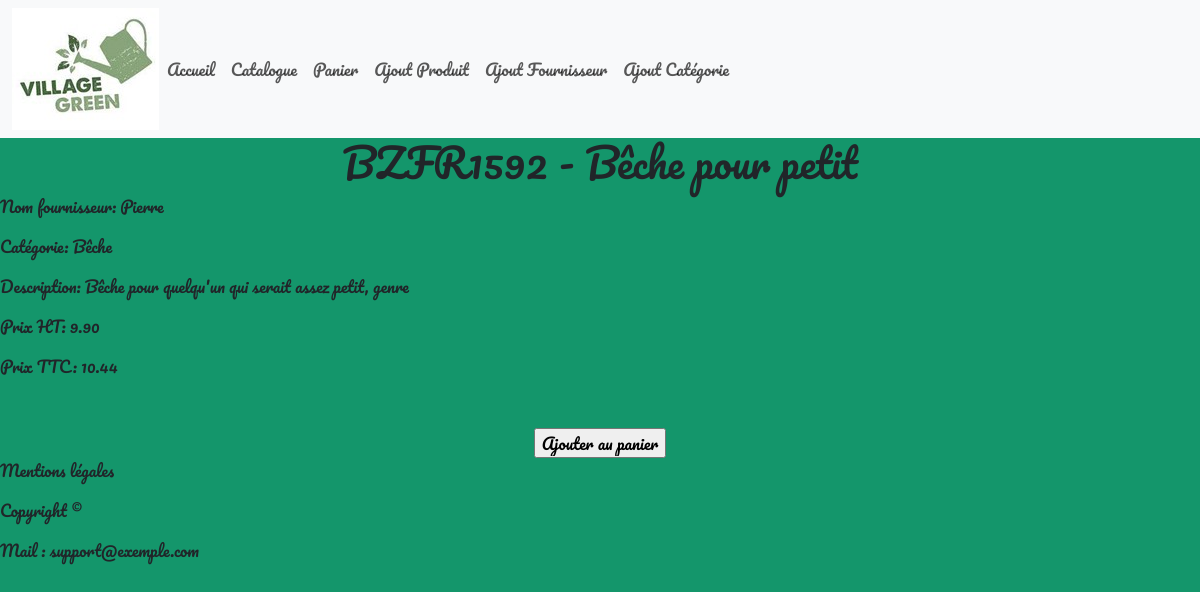
/consult_produit.php?id=2, run on the app's committed database.
### tables this page shows
CREATE TABLE `t_d_produit` (
  `Id_Produit` int(11) NOT NULL,
  `Taux_TVA` decimal(15,2) NOT NULL,
  `Nom_Long` varchar(250) NOT NULL,
  `Nom_court` varchar(50) NOT NULL,
  `Ref_fournisseur` varchar(250) NOT NULL,
  `Photo` varchar(250) DEFAULT NULL,
  `Prix_Achat` decimal(15,2) NOT NULL,
  `Id_Fournisseur` int(11) NOT NULL,
  `Id_Categorie` int(11) NOT NULL
);

CREATE TABLE `t_d_fournisseur` (
  `Id_Fournisseur` int(11) NOT NULL,
  `Nom_Fournisseur` varchar(50) NOT NULL
);

CREATE TABLE `t_d_categorie` (
  `Id_Categorie` int(11) NOT NULL,
  `Libelle` varchar(50) NOT NULL,
  `Id_Categorie_Parent` int(11) DEFAULT NULL
);

### consult_produit.php (the view, shortened to what this page needs)
<?php
$host = "localhost";
$user = "root";
$pwd = "";
$dbname = "greengarden";
try {
    $conn = new PDO("mysql:host=$host;dbname=$dbname", $user, $pwd);
} catch (PDOException $e) {
    echo "Connection failed " . $e->getMessage();
}
if (isset($_GET['id'])) {
    $id_produit = $_GET['id'];
    try {
        $stmt = $conn->prepare("SELECT * FROM t_d_produit where Id_produit=:id");
        $stmt->bindValue(':id', $id_produit);
        $stmt->execute();
        $produit = $stmt->fetch(PDO::FETCH_ASSOC);
        $stmt = $conn->prepare("SELECT * FROM t_d_categorie where Id_Categorie=:idcat");
        $stmt->bindValue(':idcat', $produit['Id_Categorie']);
        $stmt->execute();
        $categorie = $stmt->fetch(PDO::FETCH_ASSOC);
        $stmt = $conn->prepare("SELECT * FROM t_d_fournisseur where Id_Fournisseur=:idfour");
        $stmt->bindValue(':idfour', $produit['Id_Fournisseur']);
        $stmt->execute();
        $fournisseur = $stmt->fetch(PDO::FETCH_ASSOC);
    } catch (PDOException $e) {
        echo
        "Erreur: " . $e->getMessage();
        exit();
    }
} else {
    echo "Produit non spécifié";
    exit;
}
?>
<?php include 'header.php'; ?>
<h1><?php echo $produit['Ref_fournisseur'] . " - " . $produit['Nom_court']; ?></h1>
<p>Nom fournisseur: <?php echo $fournisseur['Nom_Fournisseur']; ?></p>
<p>Catégorie: <?php echo $categorie['Libelle']; ?></p>
<p>Description: <?php echo $produit['Nom_Long']; ?></p>
<p>Prix HT: <?php echo $produit['Prix_Achat']; ?></p>
<?php
$calculTVA = $produit['Prix_Achat'] * $produit['Taux_TVA'] / 100;
$prixTTC = $produit['Prix_Achat'] + $calculTVA;
?>
<p>Prix TTC: <?php echo round($prixTTC, 2); ?></p>
<form method="POST" action="ajout_panier.php">
    <input type="submit" value="Ajouter au panier">
</form>
</body>
<?php include 'footer.php'; ?>

### style/style.css (style rules this page uses)
body { background-color: rgb(20, 150, 107); font-family: 'Pacifico', cursive; }
form { text-align:center; margin-top: 50px; }
h1 { text-align: center; }

### data on the page
t_d_produit: Ref_fournisseur "BZFR1592", Nom_court "Bêche pour petit", Nom_Long "Bêche pour quelqu'un qui serait assez petit, genre", Prix_Achat "9.90", prixTTC "10.44"
t_d_fournisseur: Nom_Fournisseur "Pierre"
t_d_categorie: Libelle "Bêche"
